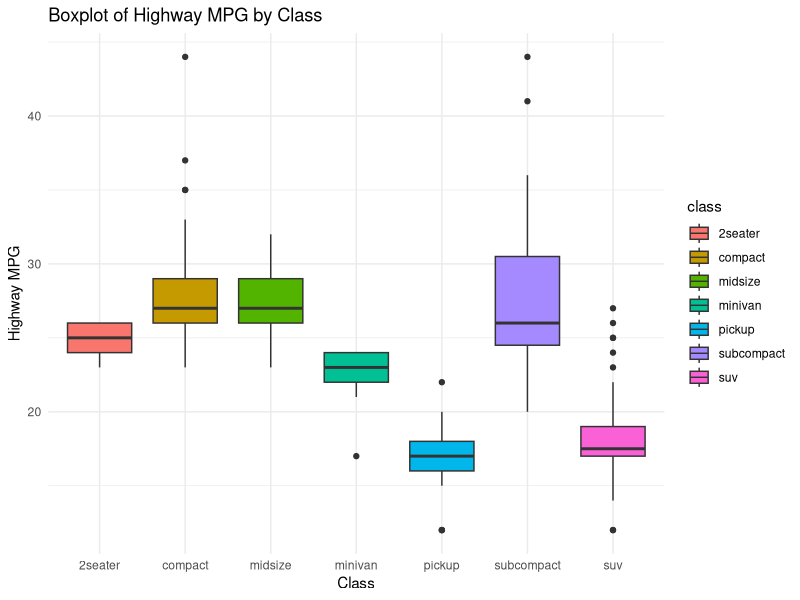
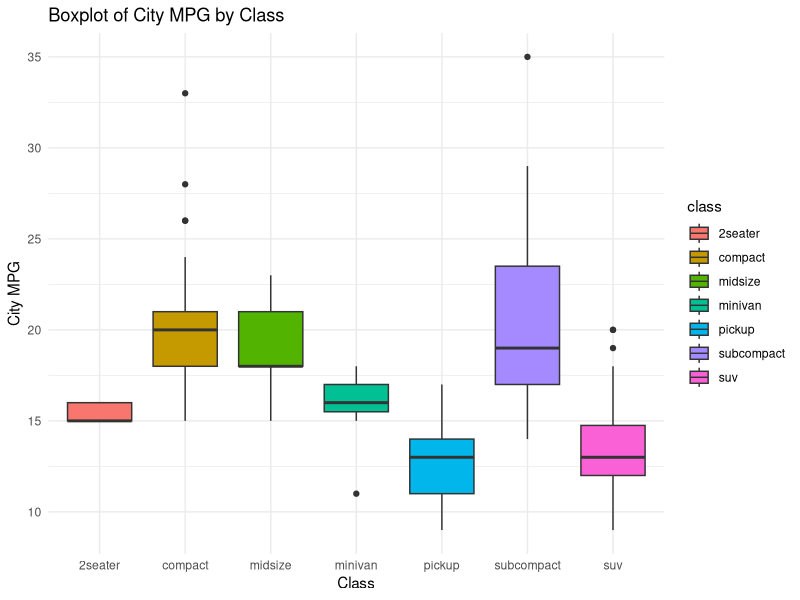
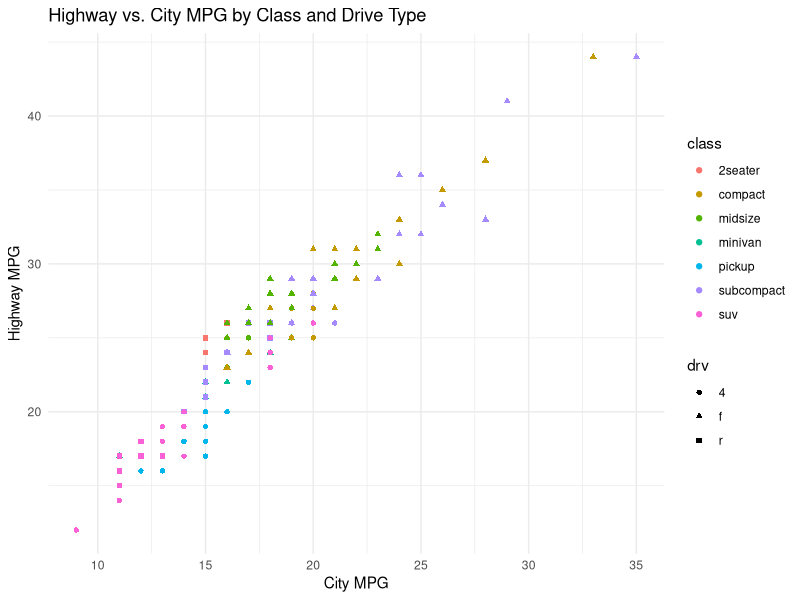
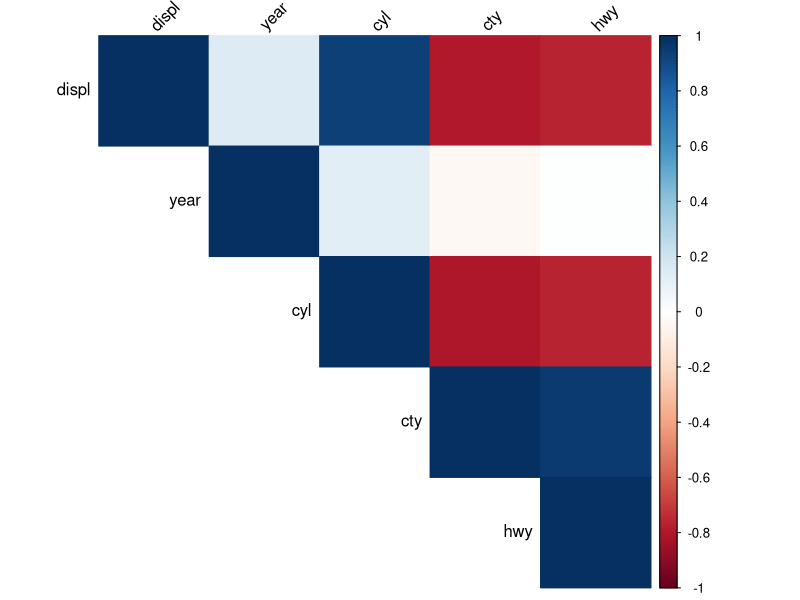
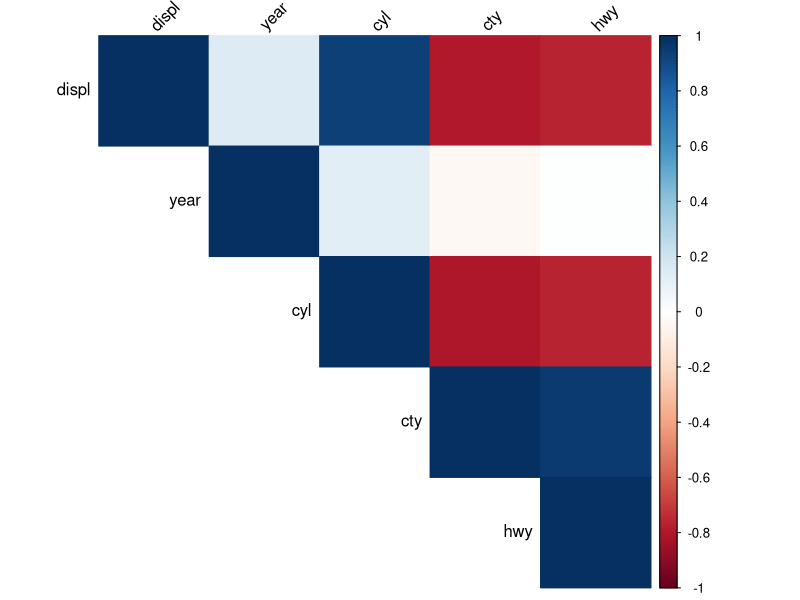
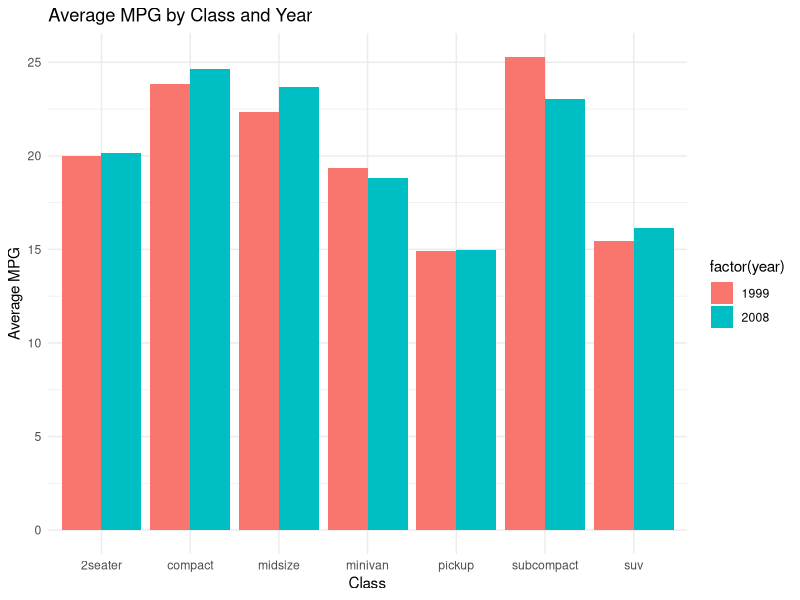

Source code (R) for these figures, in order:
## ---- chunk 1
#df <- params$df
#df2 <- params$df2
## ---- chunk 2

library(ggplot2)
data(mpg)
df <- mpg

# Create boxplot of highway vs. class, colored by class
ggplot(df, aes(x = class, y = hwy, fill = class)) +
  geom_boxplot() +
  labs(title = "Boxplot of Highway MPG by Class", x = "Class", y = "Highway MPG") +
  theme_minimal()

## ---- chunk 3
library(ggplot2)

# Create boxplot of city MPG vs. class
ggplot(df, aes(x = class, y = cty, fill = class)) +
  geom_boxplot() +
  labs(title = "Boxplot of City MPG by Class", x = "Class", y = "City MPG") +
  theme_minimal()

## ---- chunk 4
library(ggplot2)

# Plot highway vs. city MPG, colored by class and shaped by drive type
ggplot(df, aes(x = cty, y = hwy, color = class, shape = drv)) +
  geom_point() +
  labs(title = "Highway vs. City MPG by Class and Drive Type", x = "City MPG", y = "Highway MPG") +
  theme_minimal()

## ---- chunk 5
# Conduct ANOVA of highway MPG by class
anova_result <- aov(hwy ~ class, data = df)

# Display ANOVA summary
summary(anova_result)
## ---- chunk 6
# Conduct ANOVA of log-transformed highway MPG by class and drive type
anova_result <- aov(log(hwy) ~ class + drv, data = df)

# Display ANOVA summary
summary(anova_result)
## ---- chunk 7
library(corrplot)

# Select numeric columns
numeric_df <- df[, sapply(df, is.numeric)]

# Calculate correlation matrix
correlation_matrix <- cor(numeric_df)

# Plot correlation map
corrplot(correlation_matrix, method = "color", type = "upper", tl.col = "black", tl.srt = 45)
## ---- chunk 8
library(corrplot)

# Select numeric columns
numeric_df <- df[, sapply(df, is.numeric)]

# Calculate correlation matrix
correlation_matrix <- cor(numeric_df)

# Plot correlation map using corrplot
corrplot(correlation_matrix, method = "color", type = "upper", tl.col = "black", tl.srt = 45)
## ---- chunk 9

# Calculate average city MPG by year and class
average_cty <- aggregate(cty ~ year + class, data = df, FUN = mean)

# Display the result
average_cty

## ---- chunk 10
library(ggplot2)

# Calculate average MPG by class and year
average_mpg <- aggregate(cbind(cty, hwy) ~ class + year, data = df, FUN = mean)

# Create a barplot of average MPG by class, colored by year
ggplot(average_mpg, aes(x = class, y = (cty + hwy) / 2, fill = factor(year))) +
  geom_bar(stat = "identity", position = "dodge") +
  labs(title = "Average MPG by Class and Year", x = "Class", y = "Average MPG") +
  theme_minimal()
## ---- chunk 11
# Calculate correlation of city vs highway MPG
cor_cty_hwy <- cor(df$cty, df$hwy)

# Calculate correlation of log-transformed city vs highway MPG
cor_log_cty_hwy <- cor(log(df$cty), log(df$hwy))

# Collect and show results
results <- data.frame(
  Metric = c("Correlation cty vs hwy", "Correlation log(cty) vs log(hwy)"),
  Value = c(cor_cty_hwy, cor_log_cty_hwy)
)

results
## ---- chunk 12
# Filter cars with highway MPG between 15 and 40
filtered_df <- df[df$hwy > 15 & df$hwy < 40, ]

# Add 0.5 to city MPG and perform log transformation
filtered_df$log_cty <- log(filtered_df$cty + 0.5)

# Raise highway MPG to the second power
filtered_df$squared_hwy <- filtered_df$hwy^2

# Calculate correlation coefficient of the two transformed variables
correlation_coefficient <- cor(filtered_df$log_cty, filtered_df$squared_hwy)

# Show the result
correlation_coefficient
